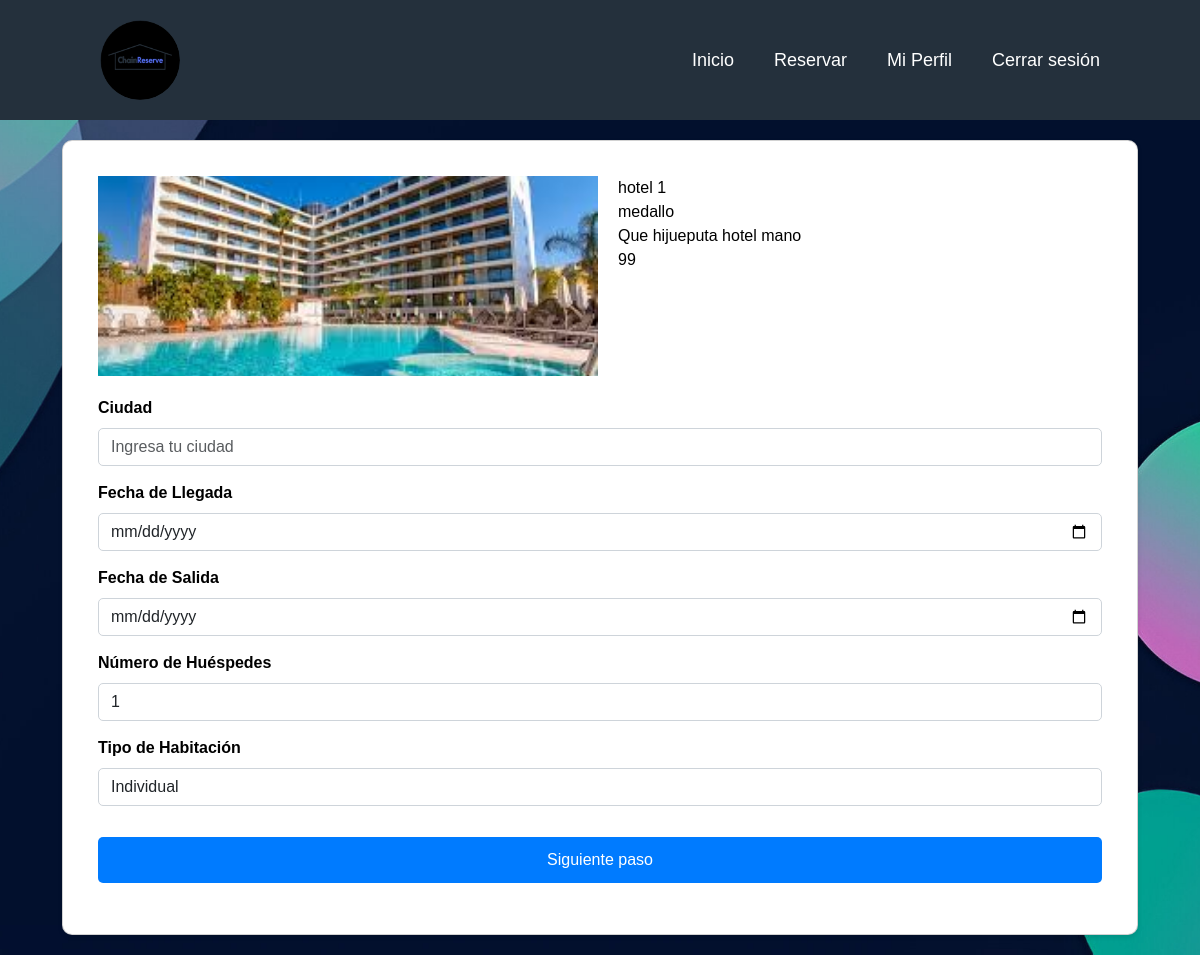
The app's page /reserve/54/ (signed in), older data.
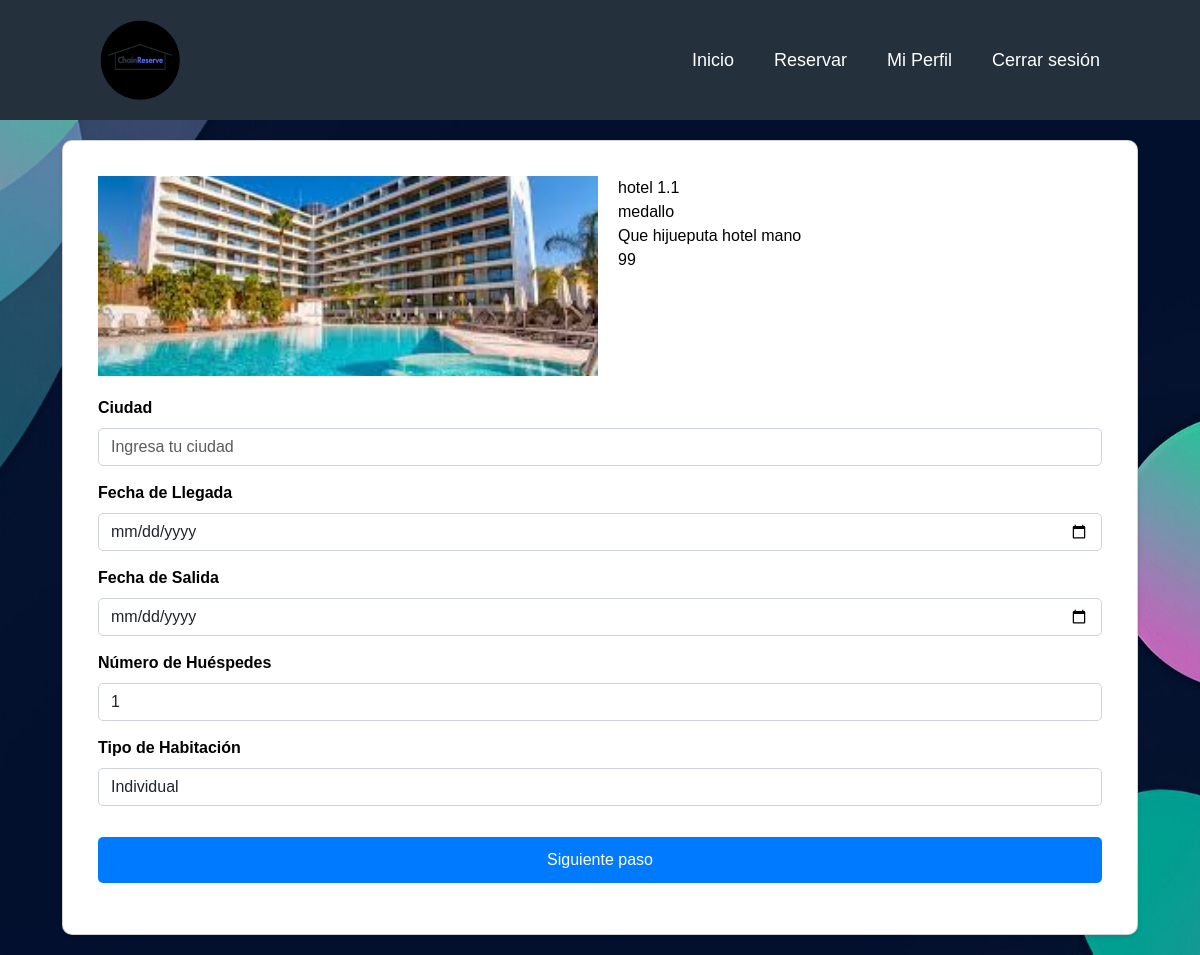
The same page, newer data.
### posts/models.py (models this page shows, shortened)
class posts(models.Model):
    propiedad=models.ImageField(upload_to='images/', null=True)
    titulo=models.CharField(max_length=50)
    ubicacion=models.CharField(max_length=50)
    descripcion=models.TextField()
    precio=models.IntegerField()
    created=models.DateTimeField(auto_now_add=True)
    user=models.ForeignKey(User,on_delete=models.CASCADE)

### posts/views.py (the view)
# urls.py: path('reserve/<int:id>/', views.reservas, name='reservar'),
@login_required
def reservas(request,id):
    publicacion=get_object_or_404(posts,pk=id) # se obtiene nuevamente el objeto del modelo post con su pk
    return render(request, 'reservar.html',{'publicacion':publicacion}) # se pasan al front esos datos para luego utilizarlos en un card

### registroUsers/templates/reservar.html (shortened to what this page needs)
{% extends 'home.html' %}
{% load static %}
{% block content %}
<br>
<br>
<br>
<br>
<br>
<!DOCTYPE html>
<html lang="es">
<head>
    <link rel="stylesheet" type="text/css" href="{% static 'css/reservar.css' %}">
</head>
<body>
    <div class="container">
        <div class="card">
            <div class="card-body">
                <div class="hotel-container">
                    <img src="{{ publicacion.propiedad.url }}" alt="Imagen del Hotel" class="hotel-image">
                    <ul class="hotel-details">
                        <li>{{ publicacion.titulo }}</li>
                        <li>{{ publicacion.ubicacion }}</li>
                        <li>{{ publicacion.descripcion }}</li>
                        <li>{{ publicacion.precio }}</li>
                    </ul>
                </div>
                <form>
                    <div class="form-group">
                        <label for="ciudad" class="form-label">Ciudad</label>
                        <input type="text" class="form-control" id="ciudad" placeholder="Ingresa tu ciudad">
                    </div>
                    <div class="form-group">
                        <label for="fechaLlegada" class="form-label">Fecha de Llegada</label>
                        <input type="date" class="form-control" id="fechaLlegada">
                    </div>
                    <div class="form-group">
                        <label for="fechaSalida" class="form-label">Fecha de Salida</label>
                        <input type="date" class="form-control" id="fechaSalida">
                    </div>
                    <div class="form-group">
                        <label for="huespedes" class="form-label">Número de Huéspedes</label>
                        <input type="number" class="form-control" id="huespedes" min="1" value="1">
                    </div>
                    <div class="form-group">
                        <label for="tipoHabitacion" class="form-label">Tipo de Habitación</label>
                        <select class="form-control" id="tipoHabitacion">
                            <option value="individual">Individual</option>
                        </select>
                    </div>
                    <button type="submit" class="btn">Siguiente paso</button>
                </form>
            </div>
{% endblock %}

Row changes from the older to the newer data that the page shows:
changed posts "medallo": titulo "hotel 1" → "hotel 1.1"
